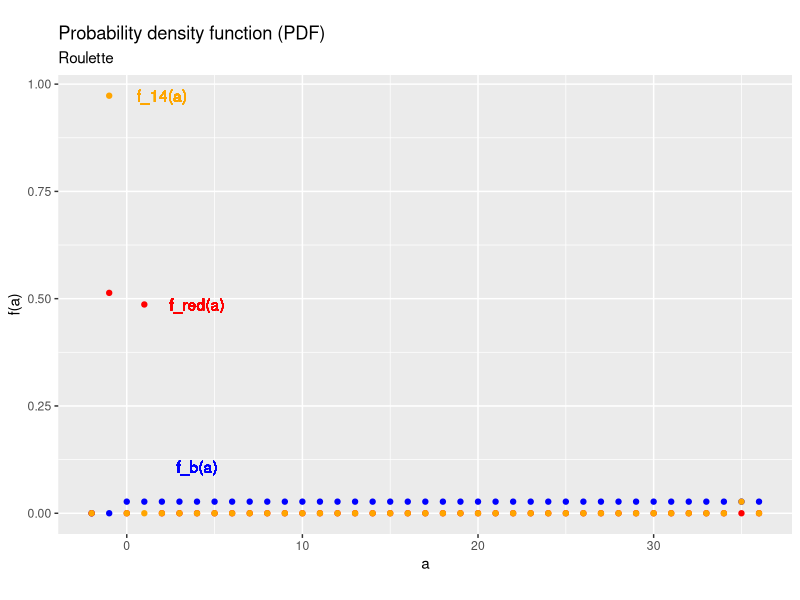
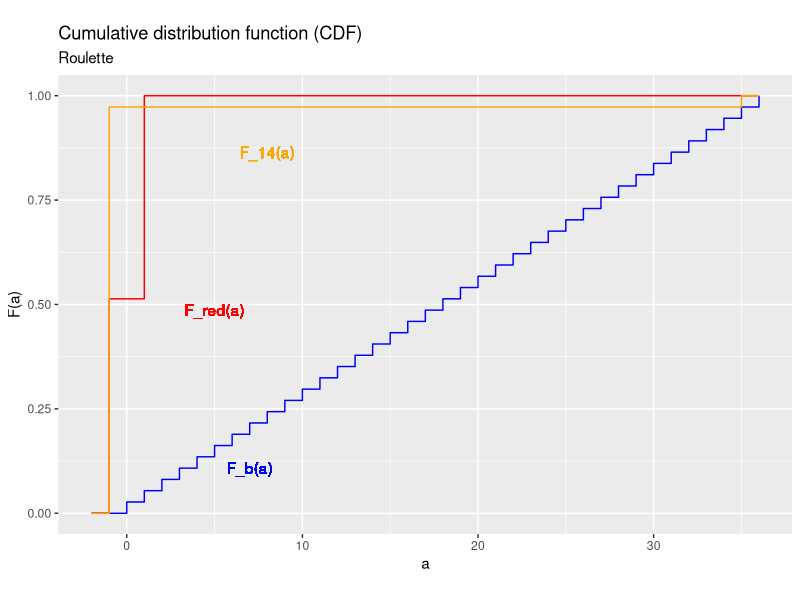
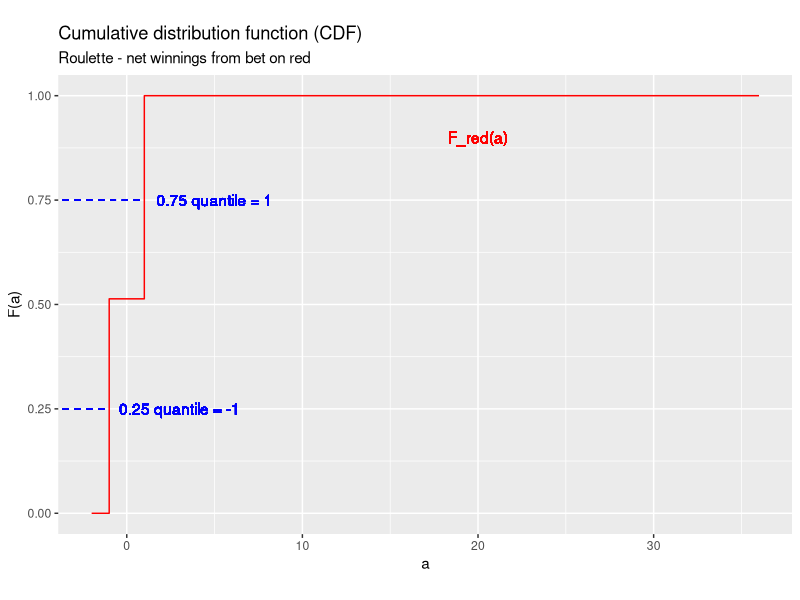

The R script that drew these images, in order:
## ---- chunk 1
knitr::opts_chunk$set(echo = FALSE,
                      prompt = FALSE,
                      tidy = TRUE,
                      collapse = TRUE)
library("tidyverse")
## ---- chunk 2
RoulettePDF <- tibble(a = seq(from = -2, to= 36),
                      fb = c(0, 0, rep(1/37, times = 37)),
                      fred = c(0, 19/37, 0, 18/37, rep(0, times=35)),
                      f14 = c(0, 36/37,rep(0, times=35), 1/37, 0))
ggplot(data = RoulettePDF, mapping = aes(x = a)) +
  geom_point(aes(y=fb), col = "blue") +
  geom_point(aes(y=fred), col = "red") +
  geom_point(aes(y=f14), col = "orange") +
  xlab("a") +
  ylab("f(a)") +
  geom_text(x = 4, 
            y = 4/37, 
            label = "f_b(a)", 
            col = "blue") +
  geom_text(x = 4, 
            y = 18/37, 
            label = "f_red(a)", 
            col = "red") +
  geom_text(x = 2, 
            y = 36/37, 
            label = "f_14(a)", 
            col = "orange") +
  labs(title = "Probability density function (PDF)", 
       subtitle = "Roulette", 
       caption = "", 
       tag = "")
## ---- chunk 3
RouletteCDF <- RoulettePDF %>%
    mutate (Fb = cumsum(fb)) %>%
    mutate (Fred = cumsum(fred))%>%
    mutate (F14 = cumsum(f14)) 
ggplot(data = RouletteCDF, mapping = aes(x = a)) +
  geom_step(aes(y=Fb), col = "blue") +
  geom_step(aes(y=Fred), col = "red") +
  geom_step(aes(y=F14), col = "orange") +
  xlab("a") +
  ylab("F(a)") +
  geom_text(x = 7, 
            y = 4/37, 
            label = "F_b(a)",
            col = "blue") +
  geom_text(x = 5, 
            y = 18/37, 
            label = "F_red(a)",
            col = "red") +
  geom_text(x = 8, 
            y = 32/37, 
            label = "F_14(a)",
            col = "orange") +
  labs(title = "Cumulative distribution function (CDF)", 
       subtitle = "Roulette", 
       caption = "", 
       tag = "")
## ---- chunk 4
ggplot(data = RouletteCDF, mapping = aes(x = a)) +
  geom_step(aes(y=Fred), col = "red") +
  xlab("a") +
  ylab("F(a)") +
  geom_text(x = 20, 
            y = 0.9, 
            label = "F_red(a)", 
            col = "red") +
  geom_text(mapping=aes(x = 3, y = 0.25),
            label = "0.25 quantile = -1",
            col = "blue") +
  geom_text(x = 5, 
            y = 0.75, 
            label = "0.75 quantile = 1",
            col = "blue") +
  geom_segment(x=-5,xend=-1,y=0.25,yend=0.25,col="blue",linetype = "dashed") +
  geom_segment(x=-5,xend=1,y=0.75,yend=0.75,col="blue",linetype = "dashed") +
  labs(title = "Cumulative distribution function (CDF)", 
       subtitle = "Roulette - net winnings from bet on red", 
       caption = "", 
       tag = "")
